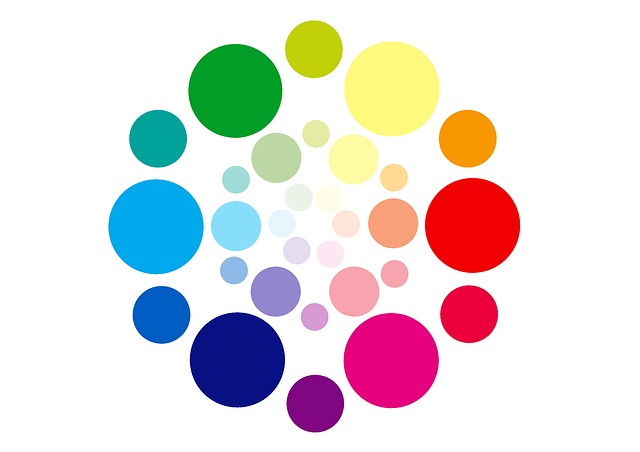
#> input picture colordection/color.jpg, 640 x 452 px, found by its file name
$ python DrawingLine.py   (older library calls are emulated)
#> lines starting #> are read from the running program, lines starting #| are printed output that depends on the picture; after the words box and inside, x2 and y2 are one past the last pixel; in counts of white or black regions, pixels touching at a corner belong together
import numpy as np
import cv2

# [9 lines of commented-out code are left out]

img = cv2.imread('color.jpg')
#> img is the input picture: shape (452, 640, 3); mean B, G, R 220.3, 220, 225.8
imgray = cv2.cvtColor(img,cv2.COLOR_BGR2GRAY)
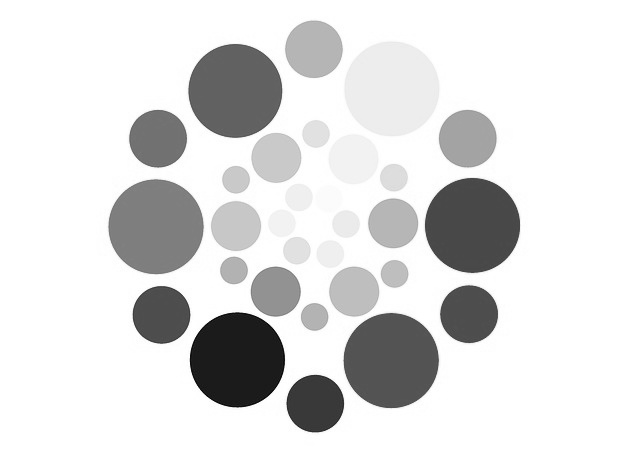
#> imgray: shape (452, 640); min 9, max 255, mean 221.7
ret,thresh = cv2.threshold(imgray,127,255,0)
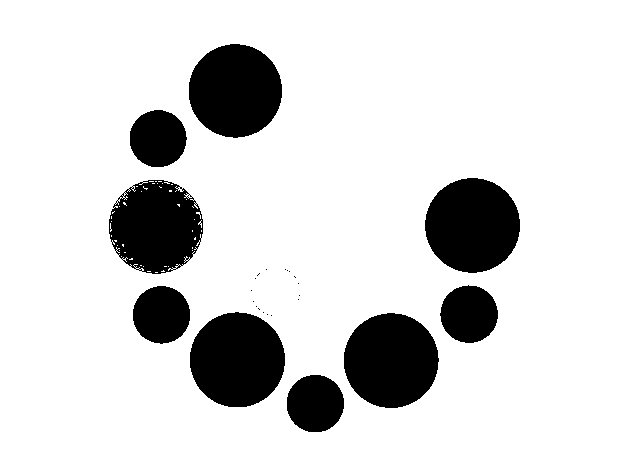
#> thresh: shape (452, 640); 84.4% white; 26 black regions (17 under 20 px)
image, contours, hierarchy = cv2.findContours(thresh,cv2.RETR_TREE,cv2.CHAIN_APPROX_SIMPLE)
#> contours = 105 contours, 95 with area under 20; largest, box (x1, y1, x2, y2) and area: (0, 0, 640, 452) 288189, (189, 311, 286, 408) 7229, (424, 177, 521, 274) 7194, (343, 312, 440, 409) 7191, (188, 43, 283, 139) 6989
img = cv2.drawContours(img, contours, -1, (0,255,0), 3)


cnt = contours[0]
#> cnt = [[0, 0], [0, 451], [639, 451], [639, 0]]
M = cv2.moments(cnt)
#> M = moments, m00 288189, centre m10/m00, m01/m00 = (319.5, 225.5)
print(M)
#> (printed output is left out)

rect = cv2.minAreaRect(cnt)
#> rect = ((319.5, 225.5), (451, 639), -90)
box = cv2.boxPoints(rect)
#> box = [[639, 451], [-1.38e-14, 451], [0, 0], [639, 0]]
box = np.int0(box)
#> box = [[639, 451], [0, 451], [0, 0], [639, 0]]
img = cv2.drawContours(img,[box],0,(0,0,255),2)

x,y,w,h = cv2.boundingRect(cnt)
#> x = 0; y = 0; w = 640; h = 452
img = cv2.rectangle(img,(x,y),(x+w,y+h),(0,255,0),2)
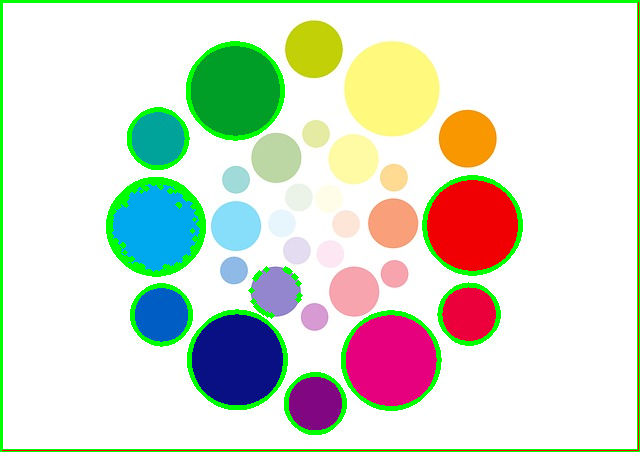
#> img: shape (452, 640, 3); mean B, G, R 206.7, 222.4, 214.6

cv2.imshow('image',img)
cv2.waitKey(0)
cv2.destroyAllWindows()
